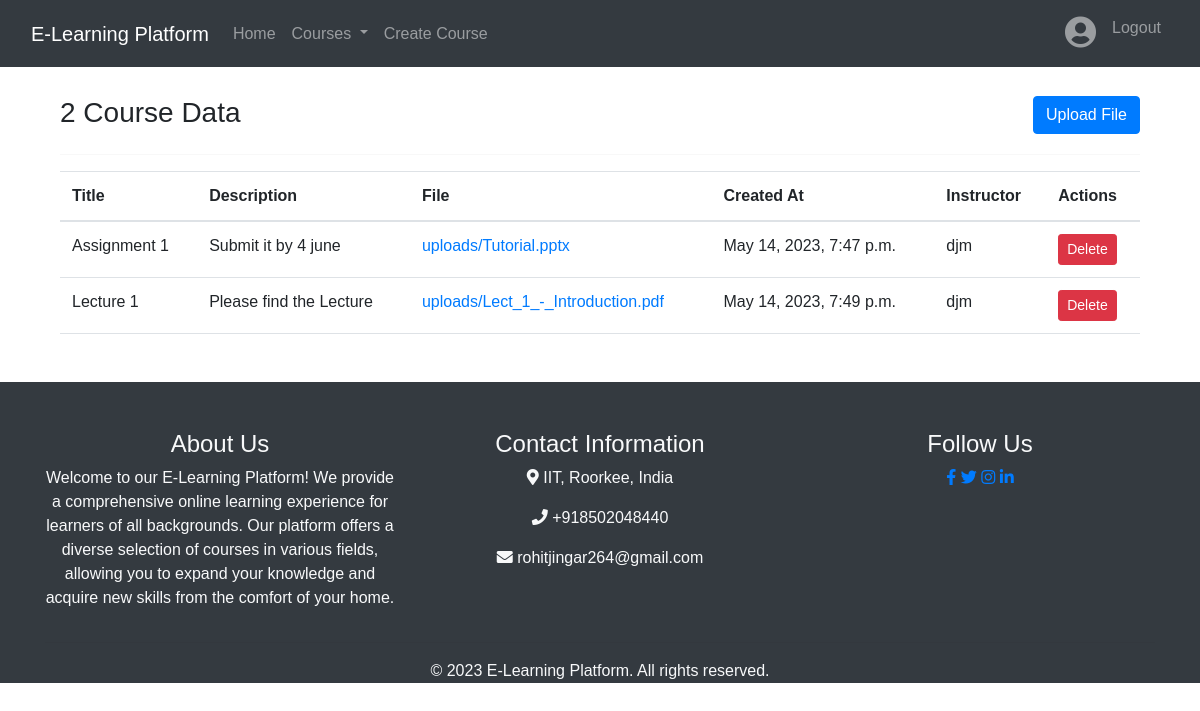
The page /course/73/CourseData (signed in) on the database its author committed.
### course/models.py (models this page shows, shortened)
class CourseData(models.Model):
    title = models.CharField(max_length=100)
    description = models.TextField()
    file = models.FileField(upload_to='uploads/')
    created_at = models.DateTimeField(auto_now_add=True)
    course = models.ForeignKey(Course,on_delete = models.CASCADE)
    instructor = models.ForeignKey(UserProfile,on_delete=models.CASCADE)

### home/models.py (models this page shows)
class UserProfile(models.Model):
    user = models.CharField(max_length=122,blank=True)
    email = models.EmailField(max_length=122,blank=True)
    phone = models.CharField(max_length=13,blank=True)
    password = models.CharField(max_length=122,blank=True)
    bio = models.TextField(blank=True)
    picture = models.ImageField(upload_to='profile_pics', blank=True)
    skill_set = models.CharField(max_length=200,blank=True)
    learning_interests = models.CharField(max_length=200,blank=True)
    completed_courses = models.CharField(max_length=200,blank=True)
    certifications = models.CharField(max_length=200,blank=True)
    def __str__(self):
        return self.user

### course/views.py (the view, shortened to what this page needs)
# urls.py: path('<int:pk>/CourseData', CourseDataView.as_view(),name = 'Course-Data'),
@method_decorator(login_required, name='dispatch')
class CourseDataView(LoginRequiredMixin, View):
     def get(self, request,pk):
        form = CourseDataForm()
        course_key = Course.objects.get(pk=pk)
        course_data = CourseData.objects.filter(course=course_key)
        return render(request, 'course_data.html', {'form': form, 'course_data': course_data, 'course_id': course_key})

### templates/course_data.html (shortened to what this page needs)
{% extends 'index.html' %}
{% block body %}
<div class="container pt-5">
  <div class="row">
    <div class="col-md-6">
      <h3>{{ course_data.count }} Course Data</h3>
    </div>
    <div class="col-md-6 text-right">
      <button type="button" class="btn btn-primary" data-toggle="modal" data-target="#upload-modal">
        Upload File
      </button>
    </div>
  </div>
  <hr>
  {% if course_data %}
    <table class="table">
      <thead>
        <tr>
          <th>Title</th>
          <th>Description</th>
          <th>File</th>
          <th>Created At</th>
          <th>Instructor</th>
          <th>Actions</th>
        </tr>
      </thead>
      <tbody>
        {% for data in course_data %}
          <tr>
            <td>{{ data.title }}</td>
            <td>{{ data.description }}</td>
            <td><a href="{{ data.file.url }}" target="_blank">{{ data.file.name }}</a></td>
            <td>{{ data.created_at }}</td>
            <td>{{ data.instructor }}</td>
            <td>
              <form method="post" action="{% url 'delete_course_data' data.pk %}" >
                <button type="submit" class="btn btn-danger btn-sm">Delete</button>
              </form>
            </td>
          </tr>
        {% endfor %}
      </tbody>
    </table>
  {% else %}
    <p>No course data available.</p>
  {% endif %}
</div>
<link rel="stylesheet" href="https://stackpath.bootstrapcdn.com/bootstrap/4.5.0/css/bootstrap.min.css">
{% endblock body %}

### static/styles.css (style rules this page uses)
* { margin: 0; padding: 0; font-family: sans-serif; }

### rows shown on the page
CourseData: title "Assignment 1", description "Submit it by 4 june", file.name "uploads/Tutorial.pptx", created_at "May 14, 2023, 7:47 p.m.", instructor "djm"
CourseData: title "Lecture 1", description "Please find the Lecture", file.name "uploads/Lect_1_-_Introduction.pdf", created_at "May 14, 2023, 7:49 p.m.", instructor "djm"

### other values the page prints
{{ course_data.count }} "2"
